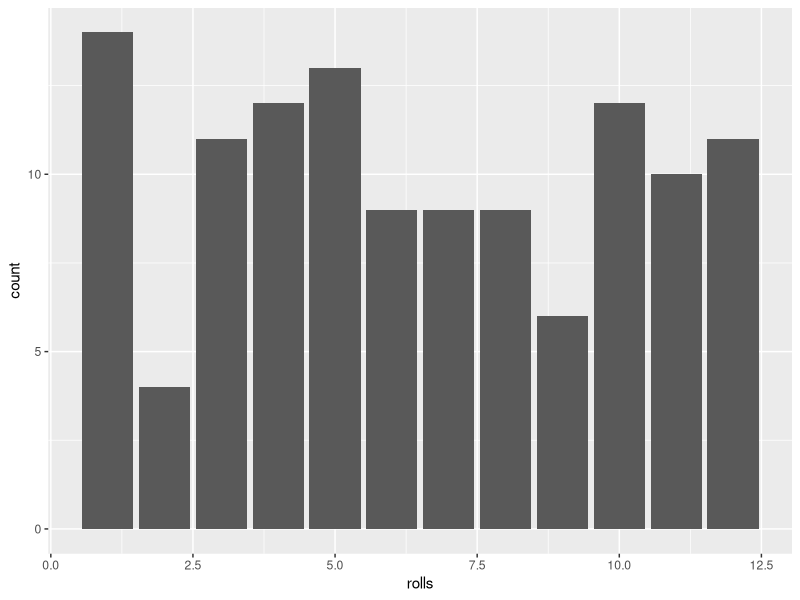
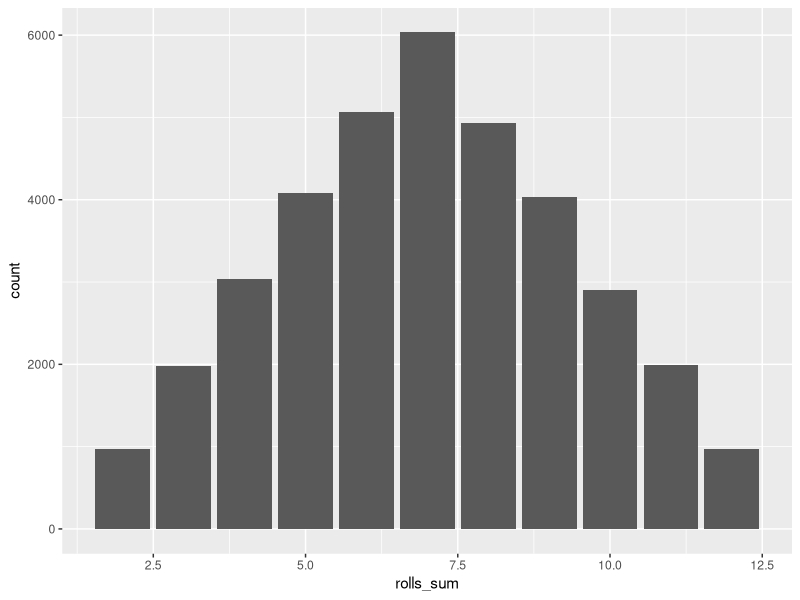

Write R code to recreate these figures, in order.
# 7b

library(tidyverse)

# Simulation of 12-sided dice rolls
n = 120
rolls = rdunif(n,1,12)
table(rolls)

# plot the corresponding barchart
mydata = tibble(rolls)
ggplot(mydata,mapping=aes(x=rolls)) +
  geom_bar()

# Exercise. Consider rolling one 6-sided dice (call it dice A) 
# and then rolling another 6-sided dice (call it dice B) and 
# taking the sum of the values.
n = 36000
rollsA = rdunif(n,1,6)
rollsB = rdunif(n,1,6)
rolls_sum = rollsA + rollsB
table(rolls_sum)

# Plot a barchart showing the count for each possible value of the 
# sum of the two dice. What counts are you expecting to see 
# (approximately) when n=36000?
mydata = tibble(rolls_sum)
ggplot(mydata,mapping=aes(x=rolls_sum)) +
  geom_bar()


# Exercise. Consider rolling a fair 6-sided dice until a 6 turns up 
# twice in a row. Do you think this will take more, the same,
# or fewer rolls than rolling a fair 6-sided dice until a 6 turns up 
# followed immediately by a 5?

# We can use R to simulate these two processes (separately) over 
# 10000 repeated trials and compare the means. 
# Two pieces of R code are provided on Aula:
#   expt_double_six.R
#   expt_six_five.R
# After you have run these, what conclusion do you make?

# expt_double_six.R
# from 10000 trials

# > summary(x)
#    Min. 1st Qu.  Median    Mean 3rd Qu.    Max. 
#    2.00   13.00   30.00   41.89   57.00  386.00 

# Conclusion:
#     six then six (on average 42 rolls)
#     six then five (on average 36 rolls)


# Exercise. Another application of dice rolling is the classic 
# board game Snakes and Ladders. The R code provided on Aula 
# (expt_snakes_ladders.R) implements the particular board below.
# Run the code to estimate the probability that the player to move 
# first will win. Investigate the head start that the second player 
# would need in order to have a higher probability of winning that
# the first player (change the initial value of locationB).


# The second player would need to have a head start of 10 